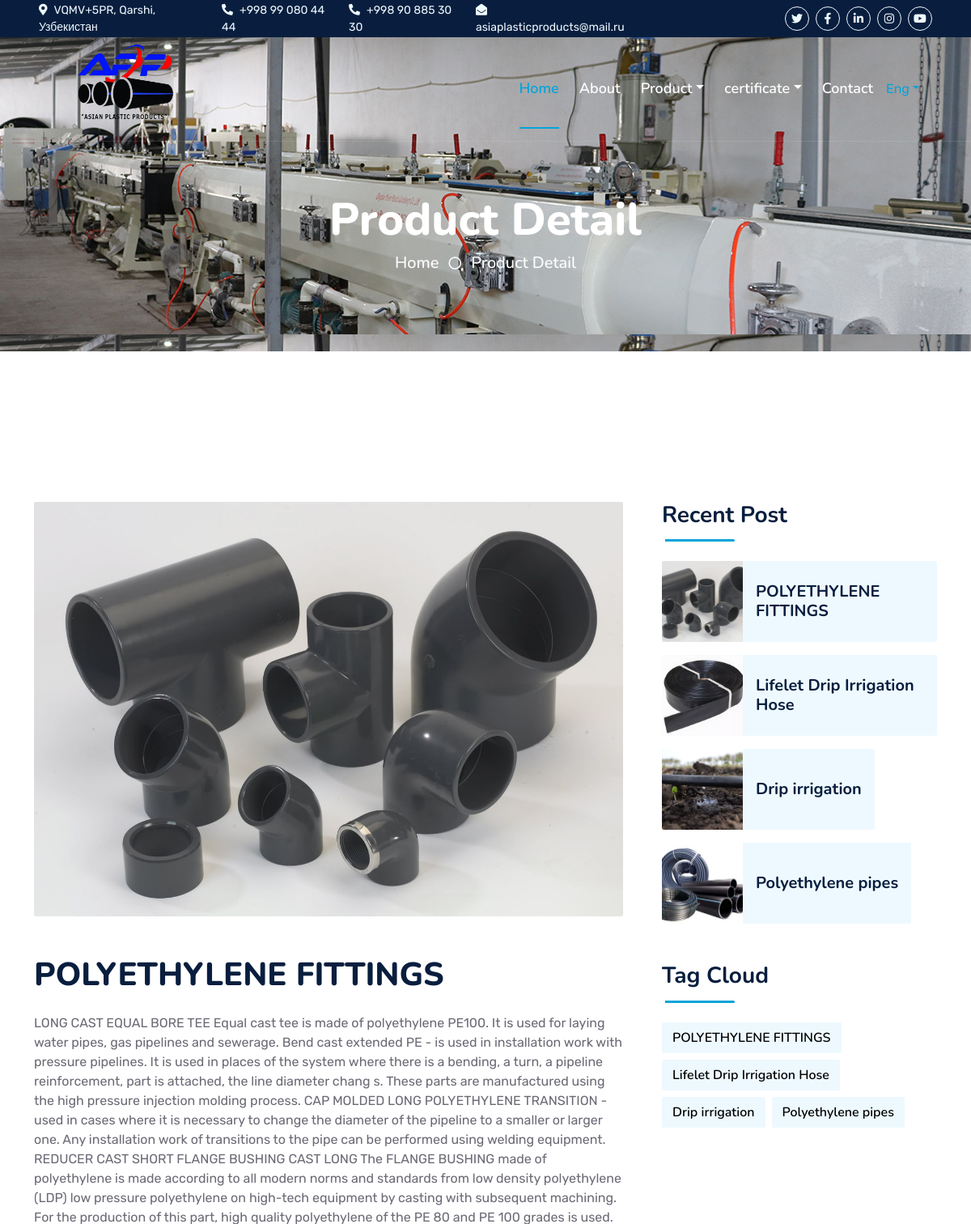
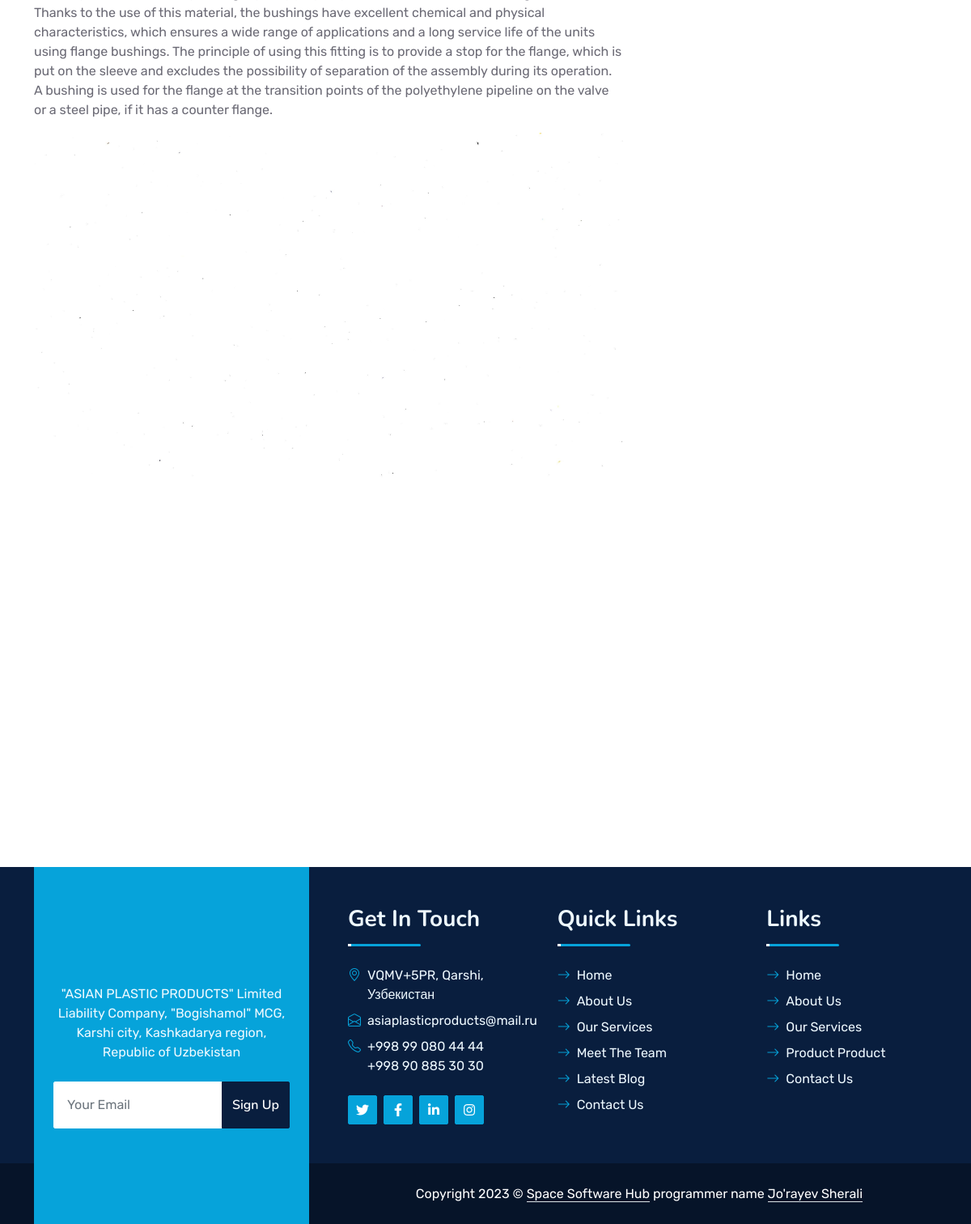
The app's page /product_detail/1/ with its own data (2 pictures, top to bottom).
### eng/models.py (models this page shows)
class Product(models.Model):
    images = models.ImageField(upload_to='_storage/media/en/product/')
    title = models.CharField(max_length=250)
    text = models.TextField()
    two_images = models.ImageField(upload_to='_storage/media/en/product/two/')

### eng/views.py (the view)
# urls.py: path('product_detail/<str:id>/', product_detail, name='product'),
def product_detail(request, id):
    product = Product.objects.filter(id=id).first()
    prok = Product.objects.all()
    ctx = {
        'product': product,
        'prok': prok
    }
    return render(request, 'en/product_detail.html', ctx)

### templates/en/product_detail.html (shortened to what this page needs)
{% extends 'en/base.html' %}
{% load static %}
{% block connect %}
    <div class="container-fluid bg-primary py-5 " style="margin-bottom: 90px;background-image: url({% static 'suka.jpg' %})">
        <div class="row py-5">
            <div class="col-12 pt-lg-5 mt-lg-5 text-center">
                <h1 class="display-4 text-white animated zoomIn">Product Detail</h1>
                <a href="" class="h5 text-white">Home</a>
                <i class="far fa-circle text-white px-2"></i>
                <a href="" class="h5 text-white">Product Detail</a>
            </div>
        </div>
    </div>
    <div class="container-fluid py-5 wow fadeInUp" data-wow-delay="0.1s">
        <div class="container py-5">
            <div class="row g-5">
                <div class="col-lg-8">
                    <div class="mb-5">
                        <img class="img-fluid w-100 rounded mb-5" src="{{ product.images.url }}" alt="">
                        <h1 class="mb-4">{{ product.title }}</h1>
                        <p>{{ product.text }}</p>
                        <img class="img-fluid w-100 rounded mb-5" src="{{ product.two_images.url }}" alt="">
                    </div>
                </div>
                <div class="col-lg-4">
                    <div class="mb-5 wow slideInUp" data-wow-delay="0.1s">
                        <div class="section-title section-title-sm position-relative pb-3 mb-4">
                            <h3 class="mb-0">Recent Post</h3>
                        </div>
                        {% for i in prok %}
                        <div class="d-flex rounded overflow-hidden mb-3">
                            <img class="img-fluid" src="{{ i.images.url }}"
                                 style="width: 100px; height: 100px; object-fit: cover;" alt="">
                            <a href="{% url 'product' i.id %}" class="h5 fw-semi-bold d-flex align-items-center bg-light px-3 mb-0">{{ i.title }}
                            </a>
                        </div>
                        {% endfor %}
                    </div>
                    <div class="mb-5 wow slideInUp" data-wow-delay="0.1s">
                        <div class="section-title section-title-sm position-relative pb-3 mb-4">
                            <h3 class="mb-0">Tag Cloud</h3>
                        </div>
                        <div class="d-flex flex-wrap m-n1">
                            {% for i in prok %}
                            <a href="{% url 'product' i.id %}" class="btn btn-light m-1">{{ i.title }}</a>
                            {% endfor %}
                        </div>
                    </div>
                </div>
            </div>
        </div>
    </div>
    <div class="container-fluid py-5 wow fadeInUp" data-wow-delay="0.1s">
        <div class="container py-5 mb-5">
            <div class="bg-white">
                <div class="owl-carousel vendor-carousel">
                </div>
            </div>
        </div>
    </div>
{% endblock %}

### templates/en/base.html (shortened to what this page needs)
<!DOCTYPE html>
<html lang="en">
{% load static %}
<head>
    <link href="https://cdnjs.cloudflare.com/ajax/libs/font-awesome/5.10.0/css/all.min.css" rel="stylesheet">
    <link href="https://cdn.jsdelivr.net/npm/bootstrap-icons@1.4.1/font/bootstrap-icons.css" rel="stylesheet">
    <link href="{% static 'lib/owlcarousel/assets/owl.carousel.min.css' %}" rel="stylesheet">
    <link href="{% static 'lib/animate/animate.min.css' %}" rel="stylesheet">
    <link href="{% static 'css/bootstrap.min.css' %}" rel="stylesheet">
    <link href="{% static 'css/style.css' %}" rel="stylesheet">
</head>
<body>
<div class="container-fluid bg-dark px-5 d-none d-lg-block">
    <div class="row gx-0">
        <div class="col-lg-8 text-center text-lg-start mb-2 mb-lg-0">
            <div class="d-inline-flex align-items-center" style="height: 45px;">
                <small class="me-3 text-light"><i class="fa fa-map-marker-alt me-2"></i>VQMV+5PR, Qarshi,
                    Узбекистан</small>
                <small class="me-3 text-light"><i class="fa fa-phone-alt me-2"></i>+998 99 080 44 44</small>
                <small class="me-3 text-light"><i class="fa fa-phone-alt me-2"></i>+998 90 885 30 30</small>
                <small class="text-light"><i class="fa fa-envelope-open me-2"></i>asiaplasticproducts@mail.ru</small>
            </div>
        </div>
        <div class="col-lg-4 text-center text-lg-end">
            <div class="d-inline-flex align-items-center" style="height: 45px;">
                <a class="btn btn-sm btn-outline-light btn-sm-square rounded-circle me-2" href=""><i
                        class="fab fa-twitter fw-normal"></i></a>
                <a class="btn btn-sm btn-outline-light btn-sm-square rounded-circle me-2" href=""><i
                        class="fab fa-facebook-f fw-normal"></i></a>
                <a class="btn btn-sm btn-outline-light btn-sm-square rounded-circle me-2" href=""><i
                        class="fab fa-linkedin-in fw-normal"></i></a>
                <a class="btn btn-sm btn-outline-light btn-sm-square rounded-circle me-2" href=""><i
                        class="fab fa-instagram fw-normal"></i></a>
                <a class="btn btn-sm btn-outline-light btn-sm-square rounded-circle" href=""><i
                        class="fab fa-youtube fw-normal"></i></a>
            </div>
        </div>
    </div>
</div>
<div class="container-fluid position-relative p-0">
    <nav class="navbar navbar-expand-lg navbar-dark px-5 py-3 py-lg-0">
        <a href="index.html" class="navbar-brand p-0">
            <img style="width: 8rem;margin-left: 43px;" src="/static/img/photo_2023-07-31_08-54-06-removebg-preview.png"
                 alt="">
        </a>
        <div class="collapse navbar-collapse" id="navbarCollapse">
            <div class="navbar-nav ms-auto py-0">
                <a href="{% url 'index' %}" class="nav-item nav-link active">Home</a>
                <a href="{% url 'about' %}" class="nav-item nav-link">About</a>
                <div class="nav-item dropdown">
                    <a href="#" class="nav-link dropdown-toggle" data-bs-toggle="dropdown">Product</a>
                </div>
                <div class="nav-item dropdown">
                    <a href="#" class="nav-link dropdown-toggle" data-bs-toggle="dropdown">certificate</a>
                </div>
                <a href="{% url 'contact' %}" class="nav-item nav-link">Contact</a>
            </div>
            <div class="nav-item dropdown">
                    <a href="{% url 'index' %}" class="nav-link dropdown-toggle" data-bs-toggle="dropdown">Eng</a>
                </div>
        </div>
    </nav>
    </div>
{% block connect %}
{% endblock %}
<div class="container-fluid bg-dark text-light mt-5 wow fadeInUp" data-wow-delay="0.1s">
    <div class="container">
        <div class="row gx-5">
            <div class="col-lg-4 col-md-6 footer-about">
                <div class="d-flex flex-column align-items-center justify-content-center text-center h-100 bg-primary p-4">
                    <p class="mt-3 mb-4">"ASIAN PLASTIC PRODUCTS" Limited Liability Company, "Bogishamol" MCG, Karshi
                        city, Kashkadarya region, Republic of Uzbekistan</p>
                    <form action="">
                        <div class="input-group">
                            <input type="text" class="form-control border-white p-3" placeholder="Your Email">
                            <button class="btn btn-dark">Sign Up</button>
                        </div>
                    </form>
                </div>
            </div>
            <div class="col-lg-8 col-md-6">
                <div class="row gx-5">
                    <div class="col-lg-4 col-md-12 pt-5 mb-5">
                        <div class="section-title section-title-sm position-relative pb-3 mb-4">
                            <h3 class="text-light mb-0">Get In Touch</h3>
                        </div>
                        <div class="d-flex mb-2">
                            <i class="bi bi-geo-alt text-primary me-2"></i>
                            <p class="mb-0">VQMV+5PR, Qarshi, Узбекистан</p>
                        </div>
                        <div class="d-flex mb-2">
                            <i class="bi bi-envelope-open text-primary me-2"></i>
                            <p class="mb-0">asiaplasticproducts@mail.ru</p>
                        </div>
                        <div class="d-flex mb-2">
                            <i class="bi bi-telephone text-primary me-2"></i>
                            <p class="mb-0">+998 99 080 44 44
                                +998 90 885 30 30</p>
                        </div>
                        <div class="d-flex mt-4">
                            <a class="btn btn-primary btn-square me-2" href="#"><i class="fab fa-twitter fw-normal"></i></a>
                            <a class="btn btn-primary btn-square me-2" href="#"><i
                                    class="fab fa-facebook-f fw-normal"></i></a>
                            <a class="btn btn-primary btn-square me-2" href="#"><i
                                    class="fab fa-linkedin-in fw-normal"></i></a>
                            <a class="btn btn-primary btn-square" href="#"><i
                                    class="fab fa-instagram fw-normal"></i></a>
                        </div>
                    </div>
                    <div class="col-lg-4 col-md-12 pt-0 pt-lg-5 mb-5">
                        <div class="section-title section-title-sm position-relative pb-3 mb-4">
                            <h3 class="text-light mb-0">Quick Links</h3>
                        </div>
                        <div class="link-animated d-flex flex-column justify-content-start">
                            <a class="text-light mb-2" href="#"><i class="bi bi-arrow-right text-primary me-2"></i>Home</a>
                            <a class="text-light mb-2" href="#"><i class="bi bi-arrow-right text-primary me-2"></i>About
                                Us</a>
                            <a class="text-light mb-2" href="#"><i class="bi bi-arrow-right text-primary me-2"></i>Our
                                Services</a>
                            <a class="text-light mb-2" href="#"><i class="bi bi-arrow-right text-primary me-2"></i>Meet
                                The Team</a>
                            <a class="text-light mb-2" href="#"><i class="bi bi-arrow-right text-primary me-2"></i>Latest
                                Blog</a>
                            <a class="text-light" href="#"><i class="bi bi-arrow-right text-primary me-2"></i>Contact Us</a>
                        </div>
                    </div>
                    <div class="col-lg-4 col-md-12 pt-0 pt-lg-5 mb-5">
                        <div class="section-title section-title-sm position-relative pb-3 mb-4">
                            <h3 class="text-light mb-0">Links</h3>
                        </div>
                        <div class="link-animated d-flex flex-column justify-content-start">
                            <a class="text-light mb-2" href="{% url 'index' %}"><i
                                    class="bi bi-arrow-right text-primary me-2"></i>Home</a>
                            <a class="text-light mb-2" href="{% url 'about' %}"><i
                                    class="bi bi-arrow-right text-primary me-2"></i>About
                                Us</a>
                            <a class="text-light mb-2" href="#"><i class="bi bi-arrow-right text-primary me-2"></i>Our
                                Services</a>
                            <a class="text-light mb-2" href="{% url 'Products' %}"><i
                                    class="bi bi-arrow-right text-primary me-2"></i>Product Product</a>
                            <a class="text-light" href="{% url 'contact' %}"><i
                                    class="bi bi-arrow-right text-primary me-2"></i>Contact Us</a>
                        </div>
                    </div>
                </div>
            </div>
        </div>
    </div>
</div>
<div class="container-fluid text-white" style="background: #061429;">
    <div class="container text-center">
        <div class="row justify-content-end">
            <div class="col-lg-8 col-md-6">
                <div class="d-flex align-items-center justify-content-center" style="height: 75px;">
                    <p class="mb-0">Copyright 2023 &copy; <a class="text-white border-bottom"
                                                             href="https://t.me/Space_Software_Hub"> Space Software
                        Hub</a>
                        programmer name <a class="text-white border-bottom" href="https://t.me/TeamT_01">Jo'rayev
                            Sherali</a></p>
                </div>
            </div>
        </div>
    </div>
</div>
</body>
</html>

### static/css/style.css (style rules this page uses)
:root { --primary: #06A3DA; --secondary: #34AD54; --light: #EEF9FF; --dark: #091E3E; }
h1, h2, .fw-bold { font-weight: 800 !important; }
h3, h4, .fw-semi-bold { font-weight: 700 !important; }
.btn { font-family: 'Nunito', sans-serif; font-weight: 600; transition: .5s; }
.btn-primary, .btn-secondary { color: #FFFFFF; box-shadow: inset 0 0 0 50px transparent; }
.btn-square { width: 36px; height: 36px; }
.btn-sm-square { width: 30px; height: 30px; }
.btn-square, .btn-sm-square, .btn-lg-square { padding-left: 0; padding-right: 0; text-align: center; }
.navbar-dark .navbar-nav .nav-link { font-family: 'Nunito', sans-serif; position: relative; margin-left: 25px; padding: 35px 0; color: #FFFFFF; font-size: 18px; font-weight: 600; outline: none; transition: .5s; }
.navbar-dark .navbar-nav .nav-link:hover, .navbar-dark .navbar-nav .nav-link.active { color: var(--primary); }
@media (min-width: 992px) { .navbar-dark { position: absolute; width: 100%; top: 0; left: 0; border-bottom: 1px solid rgba(256, 256, 256, .1); z-index: 999; } }
@media (min-width: 992px) { .navbar-dark .navbar-nav .nav-link::before { position: absolute; content: ""; width: 0; height: 2px; bottom: -1px; left: 50%; background: var(--primary); transition: .5s; } }
@media (min-width: 992px) { .navbar-dark .navbar-nav .nav-link:hover::before, .navbar-dark .navbar-nav .nav-link.active::before { width: 100%; left: 0; } }
.section-title::before { position: absolute; content: ""; width: 150px; height: 5px; left: 0; bottom: 0; background: var(--primary); border-radius: 2px; }
.section-title.section-title-sm::before { width: 90px; height: 3px; }
.section-title::after { position: absolute; content: ""; width: 6px; height: 5px; bottom: 0px; background: #FFFFFF; -webkit-animation: section-title-run 5s infinite linear; animation: section-title-run 5s infinite linear; }
.section-title.section-title-sm::after { width: 4px; height: 3px; }
.section-title.section-title-sm::after { -webkit-animation: section-title-run-sm 5s infinite linear; animation: section-title-run-sm 5s infinite linear; }
.link-animated a { transition: .5s; }
@media (min-width: 767.98px) { .footer-about { margin-bottom: -75px; } }

### records on screen
Product: images (picture), title "POLYETHYLENE FITTINGS", text "LONG CAST EQUAL BORE TEE Equal cast tee is made of polyethylene PE100. It is used for laying water pipes, gas pipelines and sewerage. Bend cast extended PE - is used in installation work with pressure pipelines. It is used in places of the system where there is a bending, a turn, a pipeline reinforcement, part is attached, the line diameter chang s. These parts are manufactured using the high pressure injection molding process. CAP MOLDED LONG POLYETHYLENE TRANSITION - used in cases where it is necessary to change the diameter of the pipeline to a smaller or larger one. Any installation work of transitions to the pipe can be performed using welding equipment. REDUCER CAST SHORT FLANGE…", two_images (picture)
Product: images (picture), title "Lifelet Drip Irrigation Hose"
Product: images (picture), title "Drip irrigation"
Product: images (picture), title "Polyethylene pipes"
